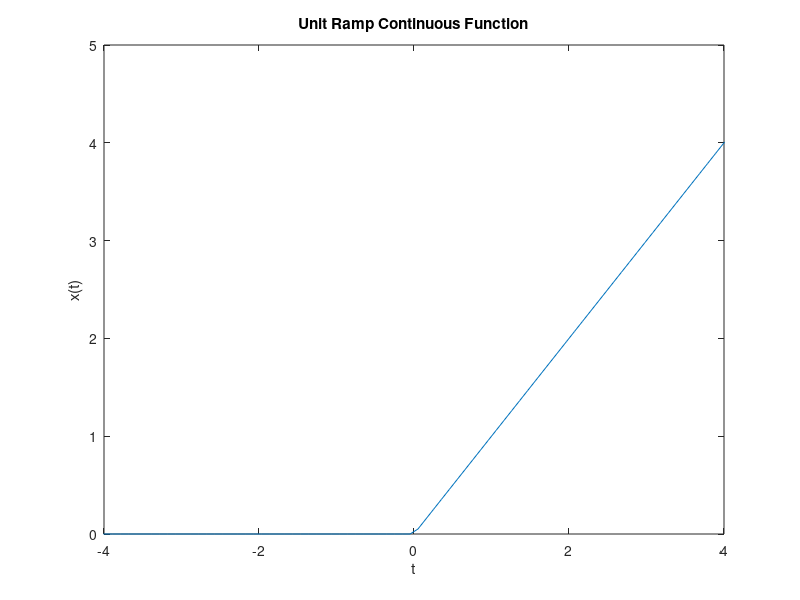

MATLAB code for this plot:
function contunitRamp()
x2=linspace(-5, 5);
y2=x2.*(x2>=0)+0*(x2<0);
plot(x2,y2);
xlim([-4, 4]);
ylim([0, 5]);
xlabel('t');
ylabel('x(t)');
title('Unit Ramp Continuous Function');
end